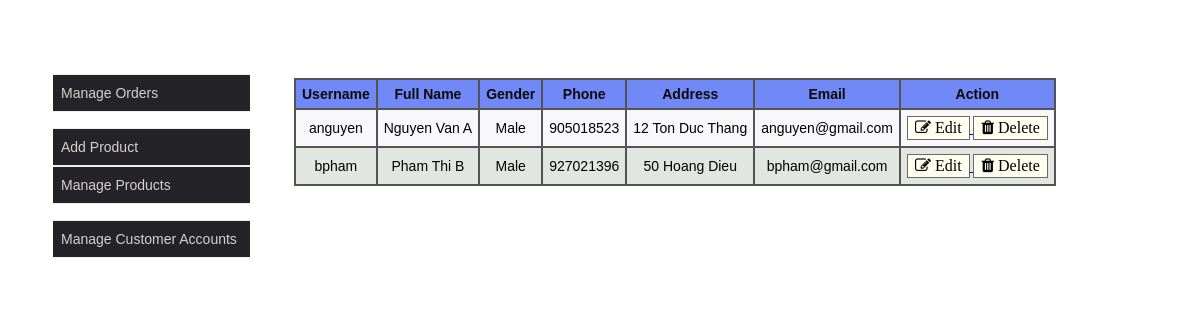
/admin/manage_customer_account.php, run on the app's committed database.
### tables this page shows
CREATE TABLE IF NOT EXISTS account_customer(
	username	VARCHAR(20)		NOT NULL,
	password	VARCHAR(20)		NOT NULL,
	fullname	VARCHAR(300)	NOT NULL,
	gender		VARCHAR(5)		NOT NULL,
	phone		int				NOT NULL,
	address		VARCHAR(500)	NOT NULL,
	email		VARCHAR(300),
	PRIMARY KEY	(username)
);

### admin/manage_customer_account.php (the view, shortened to what this page needs)
<?php
	function getAccounts()
	{
		require("../config.php");
		$query = "SELECT * FROM account_customer";
		$result = $con->query($query);
		$all_rows = array();
		while ($row = $result->fetch_assoc()) {
			array_push($all_rows, $row);
		}
		return $all_rows;
	}
?>
<!DOCTYPE html>
<html>
<head>
	<link rel="stylesheet" href="css/table_gridview.css">
	<link rel="stylesheet" href="css/btn.css">
	<link rel="stylesheet" href="https://cdnjs.cloudflare.com/ajax/libs/font-awesome/4.7.0/css/font-awesome.min.css">
</head>
<body>
	<?php
		require("side_nav.php");
	?>
	<div class="table-gridview-container">
		<table class="table-gridview">
			<tr>
				<th>Username</th>
				<th>Full Name</th>
				<th>Gender</th>
				<th>Phone</th>
				<th>Address</th>
				<th>Email</th>
				<th>Action</th>
			</tr>
<?php
				foreach ($accounts = getAccounts() as $acc) {
?>
					<tr>
						<td><?php echo $acc['username']; ?></td>
						<td><?php echo $acc['fullname']; ?></td>
						<td><?php echo $acc['gender']; ?></td>
						<td><?php echo $acc['phone']; ?></td>
						<td><?php echo $acc['address']; ?></td>
						<td><?php echo $acc['email']; ?></td>
						<td>
							<a href="edit_customer_account.php?username=<?php echo $acc['username']; ?>&action=edit" >
							<button class="btn" ><i class="fa fa-edit"> Edit</i></button>
							<a href="manage_customer_account.php?username=<?php echo $acc['username']; ?>&action=delete" >
							<button class="btn" ><i class="fa fa-trash"> Delete</i></button>
						</td>
					</tr>
<?php
				}
?>
		</table>
	</div>
</body>
</html>

### admin/css/table_gridview.css (style rules this page uses)
* { box-sizing: border-box; }
.table-gridview-container { float: right; width: 75%; margin-right: 10px; margin-top: 70px; }
.table-gridview { border-collapse: collapse; }
.table-gridview th, .table-gridview td { padding: 6px; text-align: center; border: 2px solid #555454; font-family: sans-serif; font-size: 14px; }
.table-gridview tr:nth-child(even) { background-color: #f8f8fa; }
.table-gridview tr:nth-child(odd) { background-color: #e1e6e1; }
.table-gridview th { background-color: rgb(113, 137, 246); color: #0a0a0a; }

### admin/css/btn.css (style rules this page uses)
.btn { border: 1px solid rgb(107, 105, 105); background-color: ivory; padding: 2px 7px; font-family: Arial; font-size: 16px; cursor: pointer; }

### admin/css/side_nav.css (style rules this page uses)
* { box-sizing: border-box; }

### data on the page
account_customer: username "anguyen", fullname "Nguyen Van A", gender "Male", phone "905018523", address "12 Ton Duc Thang", email "anguyen@gmail.com"
account_customer: username "bpham", fullname "Pham Thi B", gender "Male", phone "927021396", address "50 Hoang Dieu", email "bpham@gmail.com"
